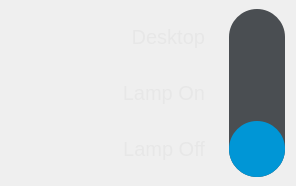
<?xml version="1.0" encoding="UTF-8"?>
<ui version="4.0">
 <class>SwitchWidget</class>
 <widget class="QWidget" name="SwitchWidget">
  <property name="geometry">
   <rect>
    <x>0</x>
    <y>0</y>
    <width>296</width>
    <height>186</height>
   </rect>
  </property>
  <property name="sizePolicy">
   <sizepolicy hsizetype="Fixed" vsizetype="Fixed">
    <horstretch>0</horstretch>
    <verstretch>0</verstretch>
   </sizepolicy>
  </property>
  <property name="minimumSize">
   <size>
    <width>296</width>
    <height>186</height>
   </size>
  </property>
  <property name="windowTitle">
   <string>TouchmatModeWidget</string>
  </property>
  <property name="styleSheet">
   <string notr="true"/>
  </property>
  <layout class="QGridLayout" name="gridLayout">
   <property name="leftMargin">
    <number>0</number>
   </property>
   <property name="topMargin">
    <number>0</number>
   </property>
   <property name="rightMargin">
    <number>11</number>
   </property>
   <property name="bottomMargin">
    <number>0</number>
   </property>
   <property name="spacing">
    <number>0</number>
   </property>
   <item row="0" column="0">
    <widget class="QWidget" name="textWidget" native="true">
     <property name="minimumSize">
      <size>
       <width>240</width>
       <height>0</height>
      </size>
     </property>
     <property name="styleSheet">
      <string notr="true">background: transparent;
</string>
     </property>
     <widget class="QLabel" name="lampOff">
      <property name="geometry">
       <rect>
        <x>0</x>
        <y>112</y>
        <width>240</width>
        <height>56</height>
       </rect>
      </property>
      <property name="styleSheet">
       <string notr="true">QLabel {
        font-family: SegoeUI;
    font-size: 20px;
    font-weight: normal;
    font-style: normal;
        color: #e7e7e7;
    padding-right: 30px;
}</string>
      </property>
      <property name="text">
       <string>Lamp Off</string>
      </property>
      <property name="alignment">
       <set>Qt::AlignRight|Qt::AlignTrailing|Qt::AlignVCenter</set>
      </property>
     </widget>
     <widget class="QLabel" name="lampOn">
      <property name="geometry">
       <rect>
        <x>0</x>
        <y>56</y>
        <width>240</width>
        <height>56</height>
       </rect>
      </property>
      <property name="styleSheet">
       <string notr="true">QLabel {
        font-family: SegoeUI;
    font-size: 20px;
    font-weight: normal;
    font-style: normal;
        color: #e7e7e7;
    padding-right: 30px;
}</string>
      </property>
      <property name="text">
       <string>Lamp On</string>
      </property>
      <property name="alignment">
       <set>Qt::AlignRight|Qt::AlignTrailing|Qt::AlignVCenter</set>
      </property>
     </widget>
     <widget class="QLabel" name="desktop">
      <property name="geometry">
       <rect>
        <x>0</x>
        <y>0</y>
        <width>240</width>
        <height>56</height>
       </rect>
      </property>
      <property name="styleSheet">
       <string notr="true">QLabel {
        font-family: SegoeUI;
    font-size: 20px;
    font-weight: normal;
    font-style: normal;
        color: #e7e7e7;
    padding-right: 30px;
}</string>
      </property>
      <property name="text">
       <string>Desktop</string>
      </property>
      <property name="alignment">
       <set>Qt::AlignRight|Qt::AlignTrailing|Qt::AlignVCenter</set>
      </property>
     </widget>
    </widget>
   </item>
   <item row="0" column="1">
    <widget class="QWidget" name="buttonWidget" native="true">
     <property name="sizePolicy">
      <sizepolicy hsizetype="Fixed" vsizetype="Fixed">
       <horstretch>0</horstretch>
       <verstretch>0</verstretch>
      </sizepolicy>
     </property>
     <property name="minimumSize">
      <size>
       <width>56</width>
       <height>168</height>
      </size>
     </property>
     <property name="styleSheet">
      <string notr="true">background-color: #4a4e52;
border-radius: 28px;
</string>
     </property>
     <widget class="QPushButton" name="lightOffButton">
      <property name="geometry">
       <rect>
        <x>0</x>
        <y>112</y>
        <width>56</width>
        <height>56</height>
       </rect>
      </property>
      <property name="sizePolicy">
       <sizepolicy hsizetype="Fixed" vsizetype="Fixed">
        <horstretch>0</horstretch>
        <verstretch>0</verstretch>
       </sizepolicy>
      </property>
      <property name="minimumSize">
       <size>
        <width>56</width>
        <height>56</height>
       </size>
      </property>
      <property name="maximumSize">
       <size>
        <width>56</width>
        <height>16777215</height>
       </size>
      </property>
      <property name="styleSheet">
       <string notr="true">QPushButton {
    image: url(:/resources/icon-lightoff-norm.png);
	color: #e7e7e7;
    background-color: transparent;
    border: none;
	image-position: center center;
	background-repeat: none;
}

QPushButton:hover {
    image: url(:/resources/icon-lightoff-hover.png);
	color: #ffffff;
 }

QPushButton:disabled {
	image: url(:/resources/icon-lightoff-disabled.png);
	color: #64686C;
}

QPushButton:pressed {
	image: url(:/resources/icon-lightoff-press.png);
	color: #0096D6;
}</string>
      </property>
      <property name="text">
       <string/>
      </property>
     </widget>
     <widget class="QPushButton" name="lightOnButton">
      <property name="geometry">
       <rect>
        <x>0</x>
        <y>56</y>
        <width>56</width>
        <height>56</height>
       </rect>
      </property>
      <property name="sizePolicy">
       <sizepolicy hsizetype="Fixed" vsizetype="Fixed">
        <horstretch>0</horstretch>
        <verstretch>0</verstretch>
       </sizepolicy>
      </property>
      <property name="minimumSize">
       <size>
        <width>56</width>
        <height>56</height>
       </size>
      </property>
      <property name="styleSheet">
       <string notr="true">QPushButton {
    image: url(:/resources/icon-lighton-norm.png);
	color: #e7e7e7;
    background-color: transparent;
    border: none;
	image-position: center center;
	background-repeat: none;
}

QPushButton:hover {
    image: url(:/resources/icon-lighton-hover.png);
	color: #ffffff;
 }

QPushButton:disabled {
	image: url(:/resources/icon-lighton-disabled.png);
	color: #64686C;
}

QPushButton:pressed {
	image: url(:/resources/icon-lighton-press.png);
	color: #0096D6;
}</string>
      </property>
      <property name="text">
       <string/>
      </property>
     </widget>
     <widget class="QPushButton" name="desktopButton">
      <property name="geometry">
       <rect>
        <x>0</x>
        <y>0</y>
        <width>56</width>
        <height>56</height>
       </rect>
      </property>
      <property name="sizePolicy">
       <sizepolicy hsizetype="Fixed" vsizetype="Fixed">
        <horstretch>0</horstretch>
        <verstretch>0</verstretch>
       </sizepolicy>
      </property>
      <property name="minimumSize">
       <size>
        <width>56</width>
        <height>56</height>
       </size>
      </property>
      <property name="styleSheet">
       <string notr="true">QPushButton {
    image: url(:/resources/icon-monitor-norm.png);
	color: #e7e7e7;
    background-color: transparent;
    border: none;
	image-position: center center;
	background-repeat: none;
}

QPushButton:hover {
    image: url(:/resources/icon-monitor-hover.png);
	color: #ffffff;
 }

QPushButton:disabled {
	image: url(:/resources/icon-monitor-disabled.png);
	color: #64686C;
}

QPushButton:pressed {
	image: url(:/resources/icon-monitor-press.png);
	color: #0096D6;
}</string>
      </property>
      <property name="text">
       <string/>
      </property>
     </widget>
     <widget class="QWidget" name="highLight" native="true">
      <property name="geometry">
       <rect>
        <x>0</x>
        <y>112</y>
        <width>56</width>
        <height>56</height>
       </rect>
      </property>
      <property name="styleSheet">
       <string notr="true">background-color: #0096d6;
border-radius: 28px;</string>
      </property>
     </widget>
     <zorder>highLight</zorder>
     <zorder>lightOffButton</zorder>
     <zorder>lightOnButton</zorder>
     <zorder>desktopButton</zorder>
    </widget>
   </item>
  </layout>
 </widget>
 <layoutdefault spacing="6" margin="11"/>
 <resources>
  <include location="resources.qrc"/>
 </resources>
 <connections/>
</ui>
